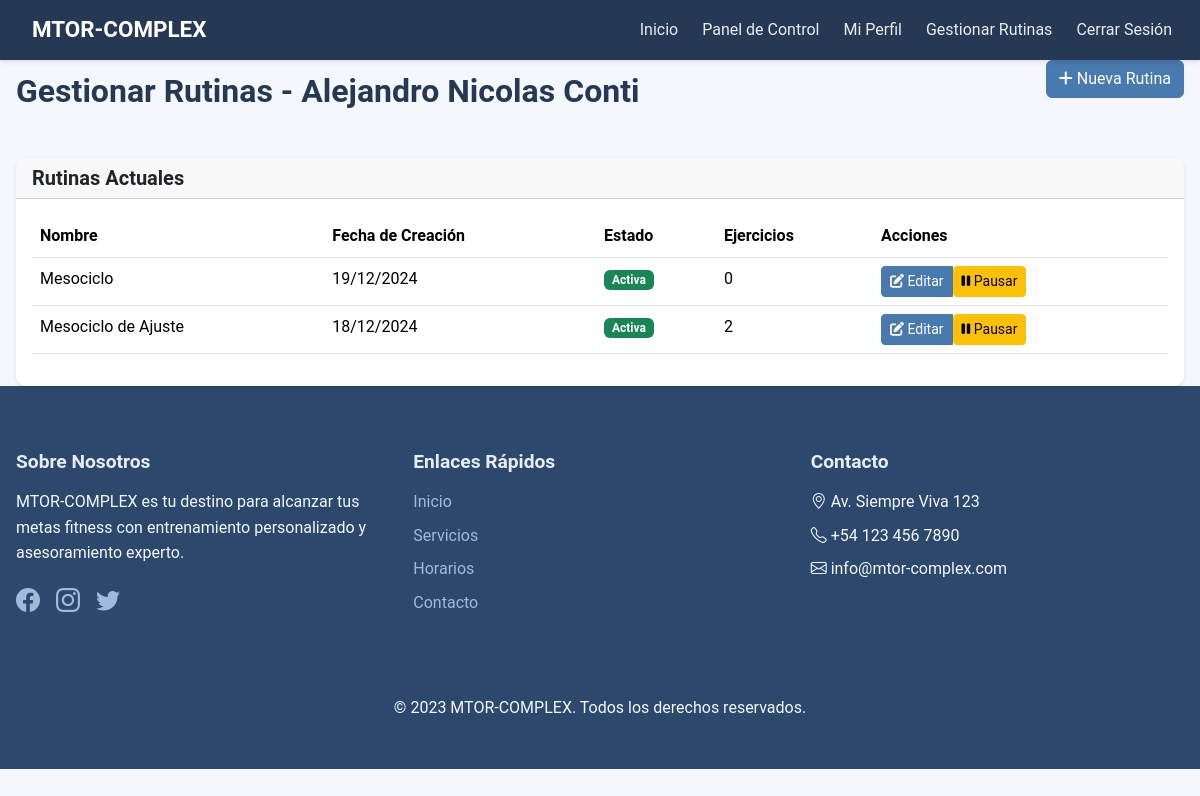
The page /gimnasio/profesor/alumno/1/rutina/ (signed in) on the database its author committed.
### gimnasio/models.py (models this page shows, shortened)
class Alumno(models.Model):
    usuario = models.OneToOneField(User, on_delete=models.CASCADE)
    nombre = models.CharField(max_length=100)
    edad = models.IntegerField()
    altura = models.FloatField(help_text='Altura en centímetros')
    peso = models.FloatField(help_text='Peso en kilogramos')
    fecha_registro = models.DateTimeField(auto_now_add=True)
    activo = models.BooleanField(default=True)
    profesor = models.ForeignKey(
        User,
        on_delete=models.SET_NULL,
        null=True,
        blank=True,
        related_name='alumnos_asignados'
    )
    dias_asistencia = models.ManyToManyField(DiaAsistencia, blank=True)
    def __str__(self):
        return f"{self.nombre} ({self.usuario.username})"
    class Meta:
        verbose_name = "Alumno"
        verbose_name_plural = "Alumnos"
        ordering = ['nombre']

class Rutina(models.Model):
    nombre = models.CharField(max_length=100, default='Nueva Rutina')
    descripcion = models.TextField(blank=True)
    alumno = models.ForeignKey(Alumno, on_delete=models.CASCADE, related_name='rutinas')
    profesor = models.ForeignKey(User, on_delete=models.CASCADE, related_name='rutinas_asignadas')
    fecha_creacion = models.DateTimeField(auto_now_add=True)
    fecha_actualizacion = models.DateTimeField(auto_now=True)
    ejercicios = models.ManyToManyField(Ejercicio, through='RutinaEjercicio')
    activa = models.BooleanField(default=True)
    class Meta:
        verbose_name = "Rutina"
        verbose_name_plural = "Rutinas"
        ordering = ['-fecha_creacion']

### gimnasio/views.py (the view)
# urls.py: path('profesor/alumno/<int:alumno_id>/rutina/', views.gestionar_rutina, name='gestionar_rutina'),
@login_required
@user_passes_test(es_profesor)
def gestionar_rutina(request, alumno_id):
    alumno = get_object_or_404(Alumno, id=alumno_id)
    rutinas = Rutina.objects.filter(alumno=alumno).order_by('-fecha_creacion')
    if request.method == 'POST':
        form = RutinaForm(request.POST)
        if form.is_valid():
            rutina = form.save(commit=False)
            rutina.alumno = alumno
            rutina.profesor = request.user
            rutina.save()
            messages.success(request, 'Rutina creada exitosamente')
            return redirect('gimnasio:agregar_ejercicios_rutina', rutina_id=rutina.id)
    else:
        form = RutinaForm()
    context = {
        'alumno': alumno,
        'rutinas': rutinas,
        'form': form,
    }
    return render(request, 'gimnasio/gestionar_rutinas.html', context)

### gimnasio/views.py (called while the page is built)
def es_profesor(user):
    if not user.is_authenticated:
        return False
    try:
        return user.perfil.es_profesor
    except:
        return False

### gimnasio/templates/gimnasio/gestionar_rutinas.html (shortened to what this page needs)
{% extends 'gimnasio/base.html' %}
{% block contenido %}
<div class="container mt-4">
    <div class="row">
        <div class="col-12">
            <div class="d-flex justify-content-between align-items-center mb-4">
                <h2>Gestionar Rutinas - {{ alumno.nombre }}</h2>
                <button class="btn btn-primary" data-bs-toggle="modal" data-bs-target="#nuevaRutinaModal">
                    <i class="fas fa-plus"></i> Nueva Rutina
                </button>
            </div>
            <div class="card">
                <div class="card-header">
                    <h5 class="mb-0">Rutinas Actuales</h5>
                </div>
                <div class="card-body">
                    {% if rutinas %}
                        <div class="table-responsive">
                            <table class="table table-hover">
                                <thead>
                                    <tr>
                                        <th>Nombre</th>
                                        <th>Fecha de Creación</th>
                                        <th>Estado</th>
                                        <th>Ejercicios</th>
                                        <th>Acciones</th>
                                    </tr>
                                </thead>
                                <tbody>
                                    {% for rutina in rutinas %}
                                        <tr>
                                            <td>{{ rutina.nombre }}</td>
                                            <td>{{ rutina.fecha_creacion|date:"d/m/Y" }}</td>
                                            <td>
                                                {% if rutina.activa %}
                                                    <span class="badge bg-success">Activa</span>
                                                {% else %}
                                                    <span class="badge bg-secondary">Inactiva</span>
                                                {% endif %}
                                            </td>
                                            <td>{{ rutina.ejercicios.count }}</td>
                                            <td>
                                                <div class="btn-group">
                                                    <a href="{% url 'gimnasio:agregar_ejercicios_rutina' rutina.id %}" class="btn btn-sm btn-primary">
                                                        <i class="fas fa-edit"></i> Editar
                                                    </a>
                                                    {% if rutina.activa %}
                                                        <form method="post" action="{% url 'gimnasio:desactivar_rutina' rutina.id %}" class="d-inline">
                                                            <button type="submit" class="btn btn-sm btn-warning">
                                                                <i class="fas fa-pause"></i> Pausar
                                                            </button>
                                                        </form>
                                                    {% endif %}
                                                </div>
                                            </td>
                                        </tr>
                                    {% endfor %}
                                </tbody>
                            </table>
                        </div>
                    {% else %}
                        <div class="alert alert-info">
                            No hay rutinas creadas para este alumno.
                        </div>
                    {% endif %}
                </div>
            </div>
        </div>
    </div>
</div>
{% endblock %}

### gimnasio/static/gimnasio/css/styles.css (style rules this page uses)
:root { --color-50: #f4f7fb; --color-100: #e8edf6; --color-200: #ccd9eb; --color-300: #9fbada; --color-400: #6b96c5; --color-500: #4879af; --color-600: #365f93; --color-700: #2d4d77; --color-800: #2c486c; --color-900: #263954; --color-950: #192538; --transition-smooth: all 0.3s cubic-bezier(0.4, 0, 0.2, 1); --shadow-sm: 0 2px 4px rgba(0,0,0,0.1); --shadow-md: 0 4px 6px rgba(0,0,0,0.1); --shadow-lg: 0 10px 15px rgba(0,0,0,0.1); --navbar-height: 60px; --footer-height: auto; --primary-color: #007bff; --secondary-color: #6c757d; }
html { height: 100%; }
body { min-height: 100vh; display: flex; flex-direction: column; font-family: 'Roboto', sans-serif; line-height: 1.6; color: var(--color-900); background-color: var(--color-50); }
.btn { transition: all 0.3s ease; white-space: nowrap; }
.btn-primary { background: var(--color-500); border-color: var(--color-500); }
h1, h2, h3, h4, h5, h6 { font-weight: 700; line-height: 1.2; margin-bottom: 1rem; }
h2 { font-size: 2rem; }
.card { border: none; border-radius: 10px; transition: var(--transition-smooth); box-shadow: var(--shadow-sm); overflow: hidden; }
h2:not(.hero-section h2) { margin-top: 3rem; margin-bottom: 1.5rem; }
.container { max-width: 1200px; margin: 0 auto; padding: 0 1rem; }

### rows shown on the page
Alumno: nombre "Alejandro Nicolas Conti"
Rutina: nombre "Mesociclo", fecha_creacion "19/12/2024", activa "Activa", ejercicios.count "0"
Rutina: nombre "Mesociclo de Ajuste", fecha_creacion "18/12/2024", activa "Activa", ejercicios.count "2"
